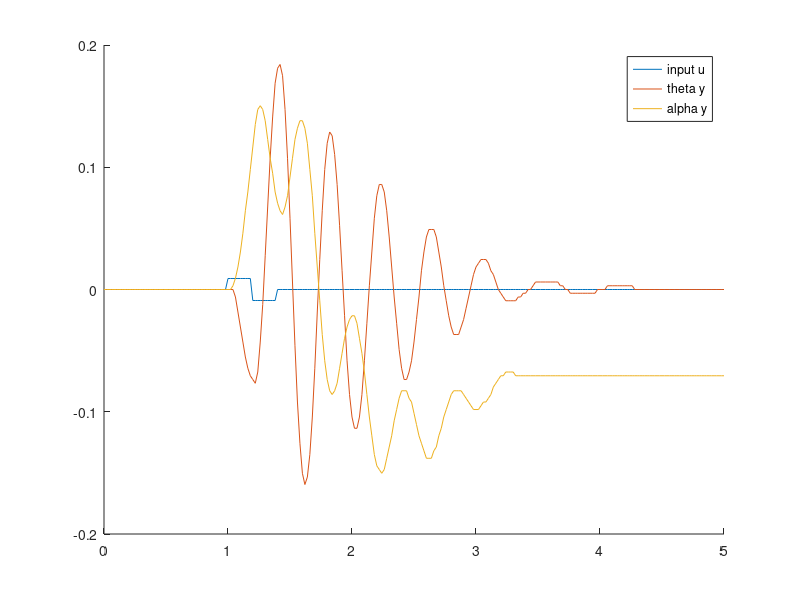

The MATLAB source for this figure:
clear,clc
load('AB_new1.mat');
h = 0.02;
new_t_beg = 0.9;
new_t_end = 4.9;

t1 = u(:,1);
u1 = u(:,2);
y1 = y;

figure(1);
clf;
hold on;
plot(t1,u1, 'DisplayName', 'input u');
plot(t1,y1(:,1), 'DisplayName', 'theta y');
plot(t1,y1(:,2), 'DisplayName', 'alpha y');
hold off;
legend;

%% get x0;
% x0 = [theta_d, alpha_d, theta, alpha]
x0 = [ ( y(round(new_t_beg/h),1)-y(round(new_t_beg/h)-1,1) )/h , ( y(round(new_t_beg/h),2)-y(round(new_t_beg/h)-1,2) )/h ,...
       y(round(new_t_beg/h),1) , y(round(new_t_beg/h),2)];

%% only take needed part
u_new = u( round(new_t_beg/h):round(new_t_end/h), :);
y_new = y( round(new_t_beg/h):round(new_t_end/h), :);

u = u_new;
y = y_new;

clearvars -except u y x0

save('AB_new1_long.mat','u','y','x0')